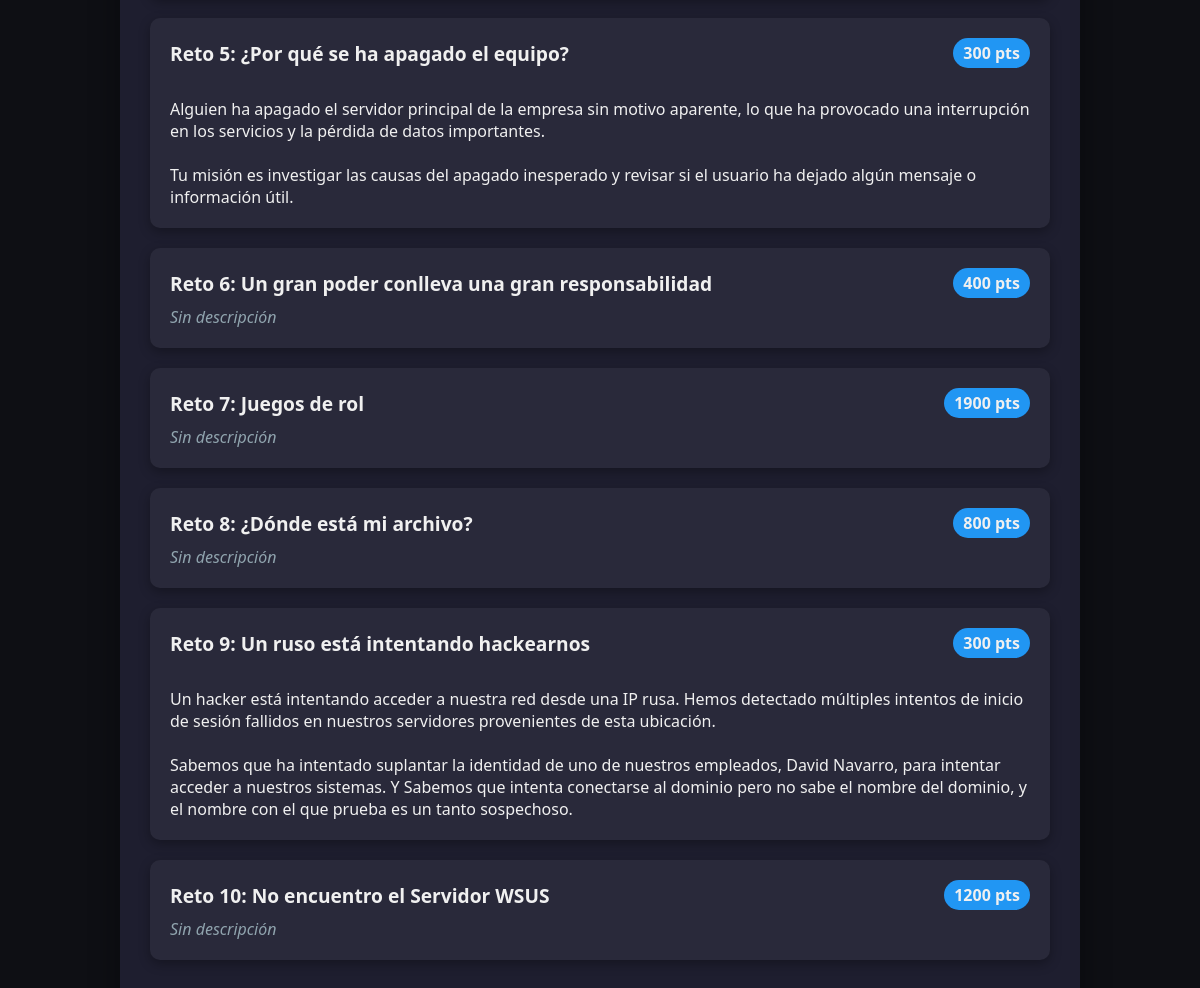
The app's page /retos.php (lower part), older data.
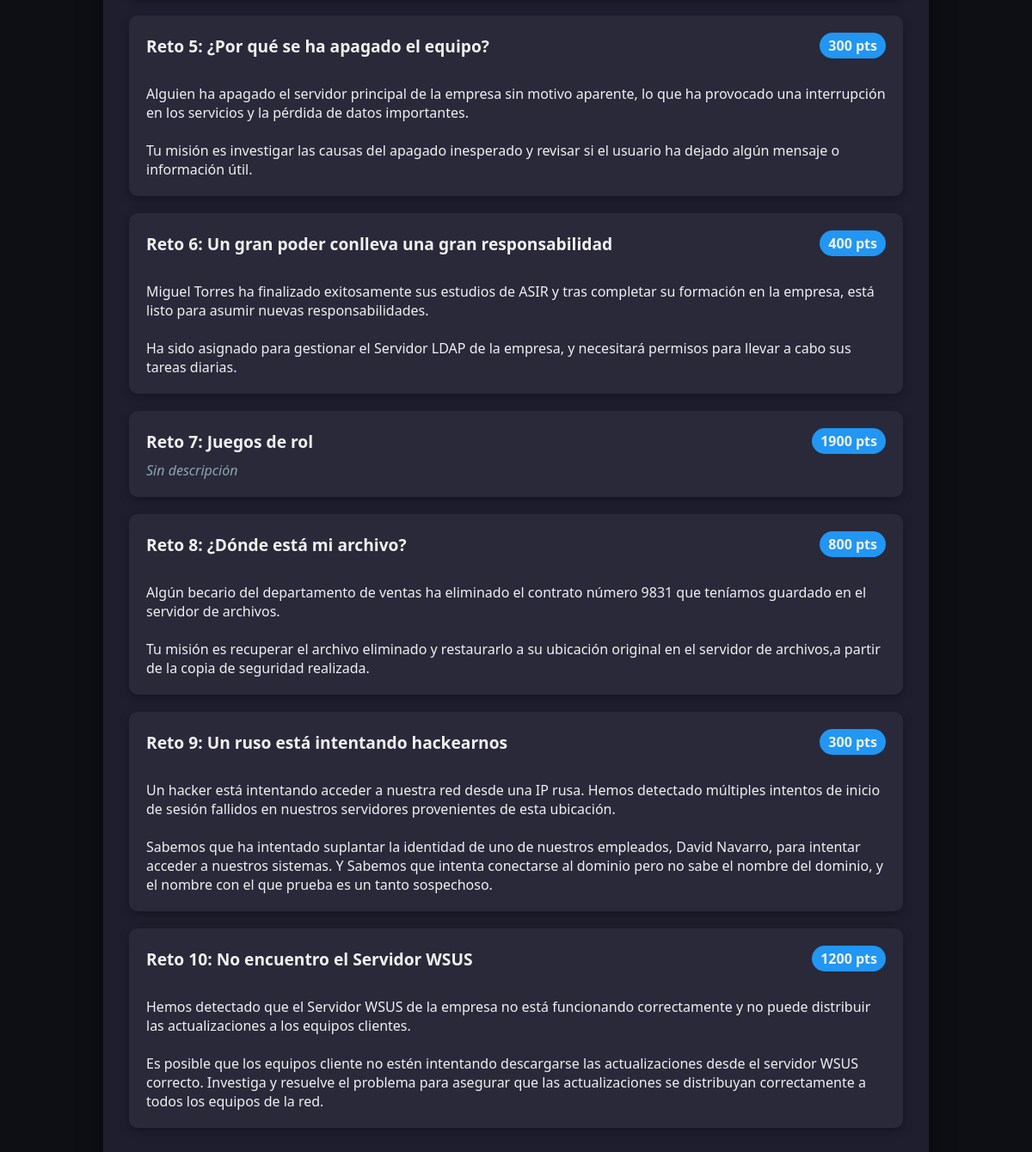
The same page, newer data.
### tables this page shows
CREATE TABLE retos (
    id INT AUTO_INCREMENT PRIMARY KEY,
    codigo_hex CHAR(2) NOT NULL,
    nombre VARCHAR(100) NOT NULL,
    puntos INT DEFAULT 0,
    descripcion TEXT,
    UNIQUE (codigo_hex)
);

### www/retos.php (the view, shortened to what this page needs)
<?php
require 'db.php';
function markdownBasico(string $text): string
{
    $text = htmlspecialchars($text, ENT_QUOTES, 'UTF-8');
    $text = preg_replace('/^### (.+)$/m', '<h3>$1</h3>', $text);
    $text = preg_replace('/^## (.+)$/m', '<h2>$1</h2>', $text);
    $text = preg_replace('/^# (.+)$/m', '<h1>$1</h1>', $text);
    $text = preg_replace('/\*\*(.+?)\*\*/', '<strong>$1</strong>', $text);
    $text = preg_replace('/\*(.+?)\*/', '<em>$1</em>', $text);
    $text = preg_replace('/^- (.+)$/m', '<li>$1</li>', $text);
    $text = preg_replace('/(<li>.*<\/li>)/s', '<ul>$1</ul>', $text);
    return nl2br($text);
}
$retos = $pdo->query(
    "SELECT id, nombre, puntos, descripcion
     FROM retos
     ORDER BY id ASC"
)->fetchAll();
?>
<!DOCTYPE html>
<html lang="es">
<head>
    <link rel="stylesheet" href="css/estilos.css">
</head>
<body>
    <div class="container">
        <?php foreach ($retos as $r): ?>
            <div class="reto-card">
                <div class="reto-header">
                    <span class="reto-nombre">
                        Reto <?= htmlspecialchars($r['id']) ?>: <?= htmlspecialchars($r['nombre']) ?>
                    </span>
                    <span class="reto-puntos">
                        <?= (int)$r['puntos'] ?> pts
                    </span>
                </div>
                <?php if (!empty($r['descripcion'])): ?>
                    <div class="reto-descripcion">
                        <?= markdownBasico($r['descripcion']) ?>
                    </div>
                <?php else: ?>
                    <div class="reto-descripcion empty">
                        Sin descripción
                    </div>
                <?php endif; ?>
            </div>
        <?php endforeach; ?>
    </div>
</body>
</html>

### www/css/estilos.css (style rules this page uses)
body { margin: 0; font-family: 'Segoe UI', Tahoma, Geneva, Verdana, sans-serif; background: #0e0f14; color: #f0f0f0; }
.container { max-width: 900px; margin: 40px auto; padding: 20px; background: #1c1d27; border-radius: 12px; box-shadow: 0 0 20px rgba(0,0,0,0.5); }
.container { max-width: 900px; margin: 40px auto; padding: 30px; background: #1e1e2f; border-radius: 12px; box-shadow: 0 10px 30px rgba(0,0,0,.4); }
.reto-card { background: rgba(255,255,255,0.05); border-radius: 10px; padding: 20px; margin-bottom: 20px; box-shadow: 0 4px 12px rgba(0,0,0,.3); }
.reto-header { display: flex; justify-content: space-between; align-items: center; margin-bottom: 8px; }
.reto-nombre { font-size: 1.2rem; font-weight: bold; }
.reto-puntos { background: #2196f3; padding: 4px 10px; border-radius: 20px; font-weight: bold; }
.reto-descripcion.empty { font-style: italic; color: #90a4ae; }

Row changes from the older to the newer data that the page shows:
changed retos "Un gran poder conlleva una gran responsabilidad": descripcion (not shown) → "Miguel Torres ha finalizado exitosamente sus estudios de ASIR y tras completar su formación en la empresa, está listo para asumir nuevas responsabilidades. Ha sido asignado para gestionar el Servidor LDAP de la empresa, y necesitará permisos para llevar a cabo sus tareas diarias."; no longer shows "Sin descripción"
changed retos "¿Dónde está mi archivo?": descripcion (not shown) → "Algún becario del departamento de ventas ha eliminado el contrato número 9831 que teníamos guardado en el servidor de archivos. Tu misión es recuperar el archivo eliminado y restaurarlo a su ubicación original en el servidor de archivos,a partir de la copia de seguridad realizada."; no longer shows "Sin descripción"
changed retos "No encuentro el Servidor WSUS": descripcion (not shown) → "Hemos detectado que el Servidor WSUS de la empresa no está funcionando correctamente y no puede distribuir las actualizaciones a los equipos clientes. Es posible que los equipos cliente no estén intentando descargarse las actualizaciones desde el servidor WSUS correcto. Investiga y resuelve el problema para asegurar que las actualizaciones se distribuyan correctamente a todos los equipos de la red."; no longer shows "Sin descripción"
